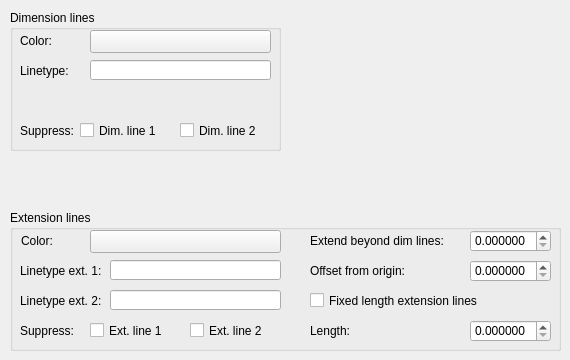
            <widget class="QWidget" name="LineTab">
                <attribute name="title">
                    <string>Lines</string>
                </attribute>
                <widget class="QGroupBox" name="groupBox">
                    <property name="geometry">
                        <rect>
                            <x>10</x>
                            <y>10</y>
                            <width>271</width>
                            <height>141</height>
                        </rect>
                    </property>
                    <property name="title">
                        <string>Dimension lines</string>
                    </property>
                    <widget class="QLabel" name="label">
                        <property name="geometry">
                            <rect>
                                <x>10</x>
                                <y>20</y>
                                <width>51</width>
                                <height>21</height>
                            </rect>
                        </property>
                        <property name="text">
                            <string>Color:</string>
                        </property>
                    </widget>
                    <widget class="QLineEdit" name="dimLineLineType">
                        <property name="geometry">
                            <rect>
                                <x>80</x>
                                <y>50</y>
                                <width>181</width>
                                <height>20</height>
                            </rect>
                        </property>
                        <property name="toolTip">
                            <string>Linetype of dimension line.</string>
                        </property>
                    </widget>
                    <widget class="QLabel" name="label_3">
                        <property name="geometry">
                            <rect>
                                <x>10</x>
                                <y>50</y>
                                <width>61</width>
                                <height>21</height>
                            </rect>
                        </property>
                        <property name="text">
                            <string>Linetype:</string>
                        </property>
                    </widget>
                    <widget class="QLabel" name="label_5">
                        <property name="geometry">
                            <rect>
                                <x>10</x>
                                <y>110</y>
                                <width>61</width>
                                <height>21</height>
                            </rect>
                        </property>
                        <property name="text">
                            <string>Suppress:</string>
                        </property>
                    </widget>
                    <widget class="QCheckBox" name="dimLine1Hide">
                        <property name="geometry">
                            <rect>
                                <x>70</x>
                                <y>110</y>
                                <width>91</width>
                                <height>21</height>
                            </rect>
                        </property>
                        <property name="toolTip">
                            <string>Suppresses display of dimension line 1.</string>
                        </property>
                        <property name="text">
                            <string>Dim. line 1</string>
                        </property>
                    </widget>
                    <widget class="QCheckBox" name="dimLine2Hide">
                        <property name="geometry">
                            <rect>
                                <x>170</x>
                                <y>110</y>
                                <width>91</width>
                                <height>21</height>
                            </rect>
                        </property>
                        <property name="toolTip">
                            <string>Suppresses display of dimension line 2.</string>
                        </property>
                        <property name="text">
                            <string>Dim. line 2</string>
                        </property>
                    </widget>
                    <widget class="QPushButton" name="dimLineColorDummy">
                        <property name="geometry">
                            <rect>
                                <x>80</x>
                                <y>20</y>
                                <width>181</width>
                                <height>23</height>
                            </rect>
                        </property>
                        <property name="text">
                            <string/>
                        </property>
                    </widget>
                </widget>
                <widget class="QGroupBox" name="groupBox_2">
                    <property name="geometry">
                        <rect>
                            <x>10</x>
                            <y>210</y>
                            <width>551</width>
                            <height>141</height>
                        </rect>
                    </property>
                    <property name="title">
                        <string>Extension lines</string>
                    </property>
                    <widget class="QLabel" name="label_6">
                        <property name="geometry">
                            <rect>
                                <x>11</x>
                                <y>20</y>
                                <width>51</width>
                                <height>21</height>
                            </rect>
                        </property>
                        <property name="text">
                            <string>Color:</string>
                        </property>
                    </widget>
                    <widget class="QLineEdit" name="extLine1LineType">
                        <property name="geometry">
                            <rect>
                                <x>100</x>
                                <y>50</y>
                                <width>171</width>
                                <height>20</height>
                            </rect>
                        </property>
                        <property name="toolTip">
                            <string>Linetype for extension line 1.</string>
                        </property>
                    </widget>
                    <widget class="QLabel" name="label_7">
                        <property name="geometry">
                            <rect>
                                <x>10</x>
                                <y>50</y>
                                <width>81</width>
                                <height>21</height>
                            </rect>
                        </property>
                        <property name="text">
                            <string>Linetype ext. 1:</string>
                        </property>
                    </widget>
                    <widget class="QLabel" name="label_8">
                        <property name="geometry">
                            <rect>
                                <x>10</x>
                                <y>80</y>
                                <width>81</width>
                                <height>21</height>
                            </rect>
                        </property>
                        <property name="text">
                            <string>Linetype ext. 2:</string>
                        </property>
                    </widget>
                    <widget class="QLineEdit" name="extLine2LineType">
                        <property name="geometry">
                            <rect>
                                <x>100</x>
                                <y>80</y>
                                <width>171</width>
                                <height>20</height>
                            </rect>
                        </property>
                        <property name="toolTip">
                            <string>Linetype for extension line 2.</string>
                        </property>
                    </widget>
                    <widget class="QLabel" name="label_9">
                        <property name="geometry">
                            <rect>
                                <x>10</x>
                                <y>110</y>
                                <width>61</width>
                                <height>21</height>
                            </rect>
                        </property>
                        <property name="text">
                            <string>Suppress:</string>
                        </property>
                    </widget>
                    <widget class="QCheckBox" name="extLine1Hide">
                        <property name="geometry">
                            <rect>
                                <x>80</x>
                                <y>110</y>
                                <width>91</width>
                                <height>21</height>
                            </rect>
                        </property>
                        <property name="toolTip">
                            <string>Suppresses display of extension line 1.</string>
                        </property>
                        <property name="text">
                            <string>Ext. line 1</string>
                        </property>
                    </widget>
                    <widget class="QCheckBox" name="extLine2Hide">
                        <property name="geometry">
                            <rect>
                                <x>180</x>
                                <y>110</y>
                                <width>91</width>
                                <height>21</height>
                            </rect>
                        </property>
                        <property name="toolTip">
                            <string>Suppresses display of extension line 2.</string>
                        </property>
                        <property name="text">
                            <string>Ext. line 2</string>
                        </property>
                    </widget>
                    <widget class="QLabel" name="label_10">
                        <property name="geometry">
                            <rect>
                                <x>300</x>
                                <y>20</y>
                                <width>151</width>
                                <height>21</height>
                            </rect>
                        </property>
                        <property name="text">
                            <string>Extend beyond dim lines:</string>
                        </property>
                    </widget>
                    <widget class="QDoubleSpinBox" name="extLineOffsetDimLine">
                        <property name="geometry">
                            <rect>
                                <x>460</x>
                                <y>20</y>
                                <width>81</width>
                                <height>22</height>
                            </rect>
                        </property>
                        <property name="toolTip">
                            <string>Specifies a distance to extend the extension lines above the dimension line.
                            </string>
                        </property>
                        <property name="decimals">
                            <number>6</number>
                        </property>
                        <property name="maximum">
                            <double>1000000.000000000000000</double>
                        </property>
                        <property name="singleStep">
                            <double>0.000500000000000</double>
                        </property>
                    </widget>
                    <widget class="QDoubleSpinBox" name="extLineOffsetOrigPoints">
                        <property name="geometry">
                            <rect>
                                <x>460</x>
                                <y>50</y>
                                <width>81</width>
                                <height>22</height>
                            </rect>
                        </property>
                        <property name="toolTip">
                            <string>Sets the distance to offset the extension lines from the points on the drawing that
                                define the dimension.
                            </string>
                        </property>
                        <property name="decimals">
                            <number>6</number>
                        </property>
                        <property name="maximum">
                            <double>1000000.000000000000000</double>
                        </property>
                        <property name="singleStep">
                            <double>0.000500000000000</double>
                        </property>
                    </widget>
                    <widget class="QLabel" name="label_11">
                        <property name="geometry">
                            <rect>
                                <x>300</x>
                                <y>50</y>
                                <width>151</width>
                                <height>21</height>
                            </rect>
                        </property>
                        <property name="text">
                            <string>Offset from origin:</string>
                        </property>
                    </widget>
                    <widget class="QCheckBox" name="extLineIsFixedLen">
                        <property name="geometry">
                            <rect>
                                <x>300</x>
                                <y>80</y>
                                <width>241</width>
                                <height>21</height>
                            </rect>
                        </property>
                        <property name="toolTip">
                            <string>Enables fixed length extension lines.</string>
                        </property>
                        <property name="text">
                            <string>Fixed length extension lines</string>
                        </property>
                    </widget>
                    <widget class="QLabel" name="label_12">
                        <property name="geometry">
                            <rect>
                                <x>300</x>
                                <y>110</y>
                                <width>151</width>
                                <height>21</height>
                            </rect>
                        </property>
                        <property name="text">
                            <string>Length:</string>
                        </property>
                    </widget>
                    <widget class="QDoubleSpinBox" name="extLineFixedLen">
                        <property name="geometry">
                            <rect>
                                <x>460</x>
                                <y>110</y>
                                <width>81</width>
                                <height>22</height>
                            </rect>
                        </property>
                        <property name="toolTip">
                            <string>Total length of the extension lines starting from the dimension line toward the
                                dimension origin.
                            </string>
                        </property>
                        <property name="decimals">
                            <number>6</number>
                        </property>
                        <property name="maximum">
                            <double>1000000.000000000000000</double>
                        </property>
                        <property name="singleStep">
                            <double>0.000500000000000</double>
                        </property>
                    </widget>
                    <widget class="QPushButton" name="extLineColorDummy">
                        <property name="geometry">
                            <rect>
                                <x>80</x>
                                <y>20</y>
                                <width>191</width>
                                <height>23</height>
                            </rect>
                        </property>
                        <property name="text">
                            <string/>
                        </property>
                    </widget>
                </widget>
            </widget>
